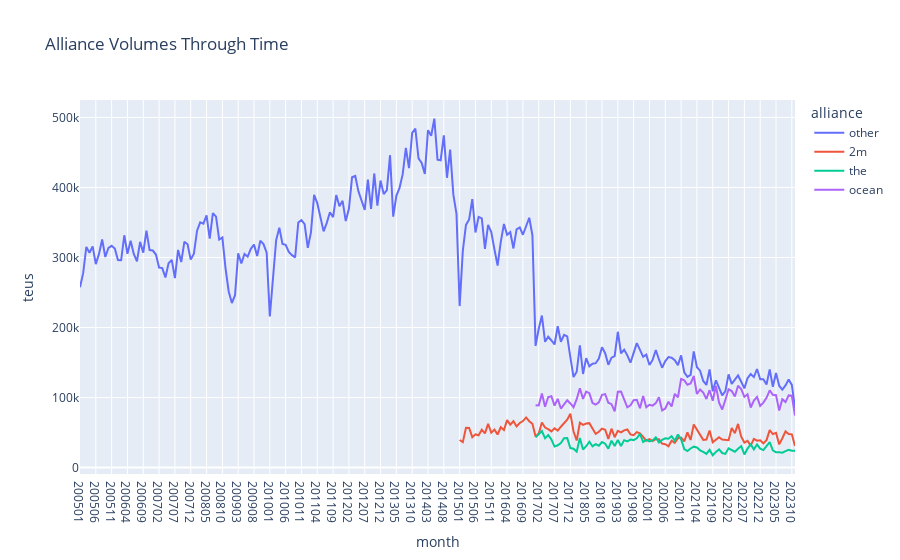

Source (notebook cell):
### Code cell
df = (
    exports_lf
    #group by alliance and month
    .group_by('alliance', 'month')
    .agg(pl.col('teus').sum())
    .sort(by='month')
    .collect()
)

px.line(
    df, x='month', y='teus',
    color='alliance',
    title='Alliance Volumes Through Time')
